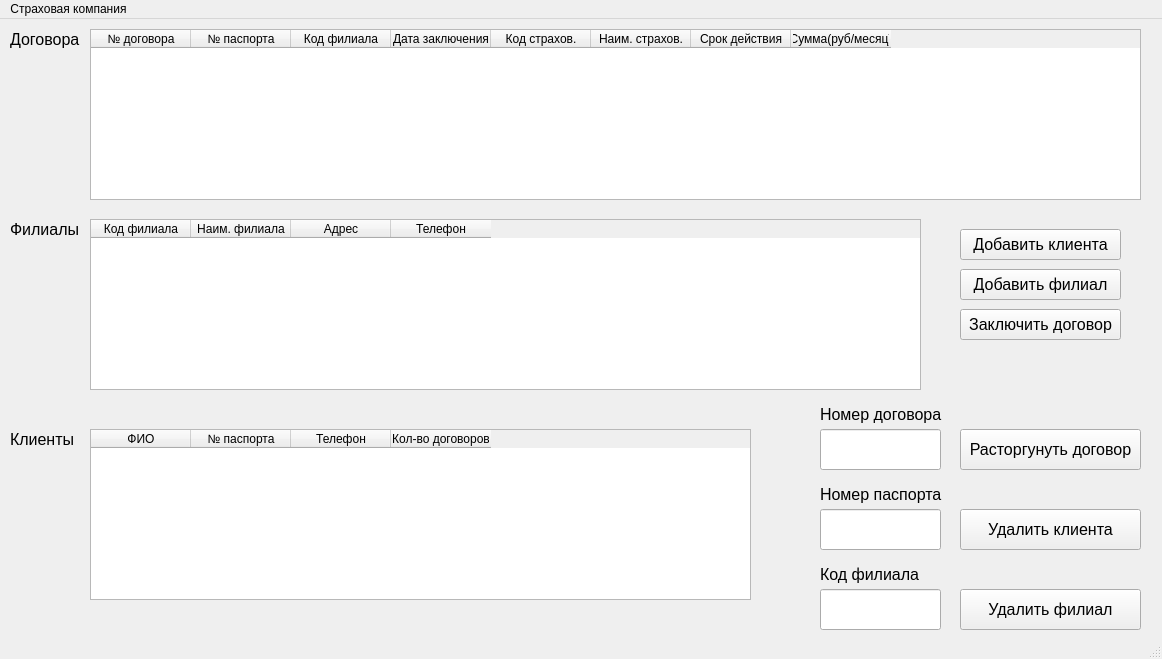
<?xml version="1.0" encoding="UTF-8"?>
<ui version="4.0">
 <class>MainWindow</class>
 <widget class="QMainWindow" name="MainWindow">
  <property name="enabled">
   <bool>true</bool>
  </property>
  <property name="geometry">
   <rect>
    <x>0</x>
    <y>0</y>
    <width>1162</width>
    <height>659</height>
   </rect>
  </property>
  <property name="windowTitle">
   <string>MainWindow</string>
  </property>
  <widget class="QWidget" name="centralwidget">
   <widget class="QPushButton" name="pushBAddClient">
    <property name="geometry">
     <rect>
      <x>960</x>
      <y>210</y>
      <width>161</width>
      <height>31</height>
     </rect>
    </property>
    <property name="font">
     <font>
      <pointsize>12</pointsize>
     </font>
    </property>
    <property name="text">
     <string>Добавить клиента</string>
    </property>
   </widget>
   <widget class="QPushButton" name="pushBAddFilial">
    <property name="geometry">
     <rect>
      <x>960</x>
      <y>250</y>
      <width>161</width>
      <height>31</height>
     </rect>
    </property>
    <property name="font">
     <font>
      <pointsize>12</pointsize>
     </font>
    </property>
    <property name="text">
     <string>Добавить филиал</string>
    </property>
   </widget>
   <widget class="QPushButton" name="pushBAddAgr">
    <property name="geometry">
     <rect>
      <x>960</x>
      <y>290</y>
      <width>161</width>
      <height>31</height>
     </rect>
    </property>
    <property name="font">
     <font>
      <pointsize>12</pointsize>
     </font>
    </property>
    <property name="text">
     <string>Заключить договор</string>
    </property>
   </widget>
   <widget class="QPushButton" name="pushBDelClients">
    <property name="geometry">
     <rect>
      <x>960</x>
      <y>490</y>
      <width>181</width>
      <height>41</height>
     </rect>
    </property>
    <property name="font">
     <font>
      <pointsize>12</pointsize>
     </font>
    </property>
    <property name="text">
     <string>Удалить клиента</string>
    </property>
   </widget>
   <widget class="QPushButton" name="pushBDelFilial">
    <property name="geometry">
     <rect>
      <x>960</x>
      <y>570</y>
      <width>181</width>
      <height>41</height>
     </rect>
    </property>
    <property name="font">
     <font>
      <pointsize>12</pointsize>
     </font>
    </property>
    <property name="text">
     <string>Удалить филиал</string>
    </property>
   </widget>
   <widget class="QPushButton" name="pushBDelAgr">
    <property name="geometry">
     <rect>
      <x>960</x>
      <y>410</y>
      <width>181</width>
      <height>41</height>
     </rect>
    </property>
    <property name="font">
     <font>
      <pointsize>12</pointsize>
     </font>
    </property>
    <property name="text">
     <string>Расторгунуть договор</string>
    </property>
   </widget>
   <widget class="QTableWidget" name="tableAgr">
    <property name="geometry">
     <rect>
      <x>90</x>
      <y>10</y>
      <width>1051</width>
      <height>171</height>
     </rect>
    </property>
    <column>
     <property name="text">
      <string>№ договора</string>
     </property>
    </column>
    <column>
     <property name="text">
      <string>№ паспорта</string>
     </property>
    </column>
    <column>
     <property name="text">
      <string>Код филиала</string>
     </property>
    </column>
    <column>
     <property name="text">
      <string>Дата заключения</string>
     </property>
    </column>
    <column>
     <property name="text">
      <string>Код страхов.</string>
     </property>
    </column>
    <column>
     <property name="text">
      <string>Наим. страхов.</string>
     </property>
    </column>
    <column>
     <property name="text">
      <string>Срок действия</string>
     </property>
    </column>
    <column>
     <property name="text">
      <string>Сумма(руб/месяц)</string>
     </property>
    </column>
   </widget>
   <widget class="QTableWidget" name="tableClient">
    <property name="geometry">
     <rect>
      <x>90</x>
      <y>410</y>
      <width>661</width>
      <height>171</height>
     </rect>
    </property>
    <column>
     <property name="text">
      <string>ФИО</string>
     </property>
    </column>
    <column>
     <property name="text">
      <string>№ паспорта</string>
     </property>
    </column>
    <column>
     <property name="text">
      <string>Телефон</string>
     </property>
    </column>
    <column>
     <property name="text">
      <string>Кол-во договоров</string>
     </property>
    </column>
   </widget>
   <widget class="QTableWidget" name="tableFilials">
    <property name="geometry">
     <rect>
      <x>90</x>
      <y>200</y>
      <width>831</width>
      <height>171</height>
     </rect>
    </property>
    <column>
     <property name="text">
      <string>Код филиала</string>
     </property>
    </column>
    <column>
     <property name="text">
      <string>Наим. филиала</string>
     </property>
    </column>
    <column>
     <property name="text">
      <string>Адрес</string>
     </property>
    </column>
    <column>
     <property name="text">
      <string>Телефон</string>
     </property>
    </column>
   </widget>
   <widget class="QLineEdit" name="lineEdit">
    <property name="geometry">
     <rect>
      <x>820</x>
      <y>490</y>
      <width>121</width>
      <height>41</height>
     </rect>
    </property>
   </widget>
   <widget class="QLineEdit" name="lineEdit_2">
    <property name="geometry">
     <rect>
      <x>820</x>
      <y>570</y>
      <width>121</width>
      <height>41</height>
     </rect>
    </property>
   </widget>
   <widget class="QLineEdit" name="lineEdit_3">
    <property name="geometry">
     <rect>
      <x>820</x>
      <y>410</y>
      <width>121</width>
      <height>41</height>
     </rect>
    </property>
   </widget>
   <widget class="QLabel" name="label">
    <property name="geometry">
     <rect>
      <x>10</x>
      <y>410</y>
      <width>71</width>
      <height>21</height>
     </rect>
    </property>
    <property name="font">
     <font>
      <pointsize>12</pointsize>
     </font>
    </property>
    <property name="text">
     <string>Клиенты</string>
    </property>
   </widget>
   <widget class="QLabel" name="label_2">
    <property name="geometry">
     <rect>
      <x>10</x>
      <y>190</y>
      <width>71</width>
      <height>41</height>
     </rect>
    </property>
    <property name="font">
     <font>
      <pointsize>12</pointsize>
     </font>
    </property>
    <property name="text">
     <string>Филиалы</string>
    </property>
   </widget>
   <widget class="QLabel" name="label_3">
    <property name="geometry">
     <rect>
      <x>10</x>
      <y>0</y>
      <width>71</width>
      <height>41</height>
     </rect>
    </property>
    <property name="font">
     <font>
      <pointsize>12</pointsize>
     </font>
    </property>
    <property name="text">
     <string>Договора</string>
    </property>
   </widget>
   <widget class="QLabel" name="label_4">
    <property name="geometry">
     <rect>
      <x>820</x>
      <y>380</y>
      <width>131</width>
      <height>31</height>
     </rect>
    </property>
    <property name="font">
     <font>
      <pointsize>12</pointsize>
     </font>
    </property>
    <property name="text">
     <string>Номер договора</string>
    </property>
   </widget>
   <widget class="QLabel" name="label_5">
    <property name="geometry">
     <rect>
      <x>820</x>
      <y>460</y>
      <width>131</width>
      <height>31</height>
     </rect>
    </property>
    <property name="font">
     <font>
      <pointsize>12</pointsize>
     </font>
    </property>
    <property name="text">
     <string>Номер паспорта</string>
    </property>
   </widget>
   <widget class="QLabel" name="label_6">
    <property name="geometry">
     <rect>
      <x>820</x>
      <y>540</y>
      <width>131</width>
      <height>31</height>
     </rect>
    </property>
    <property name="font">
     <font>
      <pointsize>12</pointsize>
     </font>
    </property>
    <property name="text">
     <string>Код филиала</string>
    </property>
   </widget>
  </widget>
  <widget class="QMenuBar" name="menubar">
   <property name="geometry">
    <rect>
     <x>0</x>
     <y>0</y>
     <width>1162</width>
     <height>25</height>
    </rect>
   </property>
   <widget class="QMenu" name="menu">
    <property name="title">
     <string>Страховая компания</string>
    </property>
   </widget>
   <addaction name="menu"/>
  </widget>
  <widget class="QStatusBar" name="statusbar"/>
 </widget>
 <resources/>
 <connections/>
</ui>
